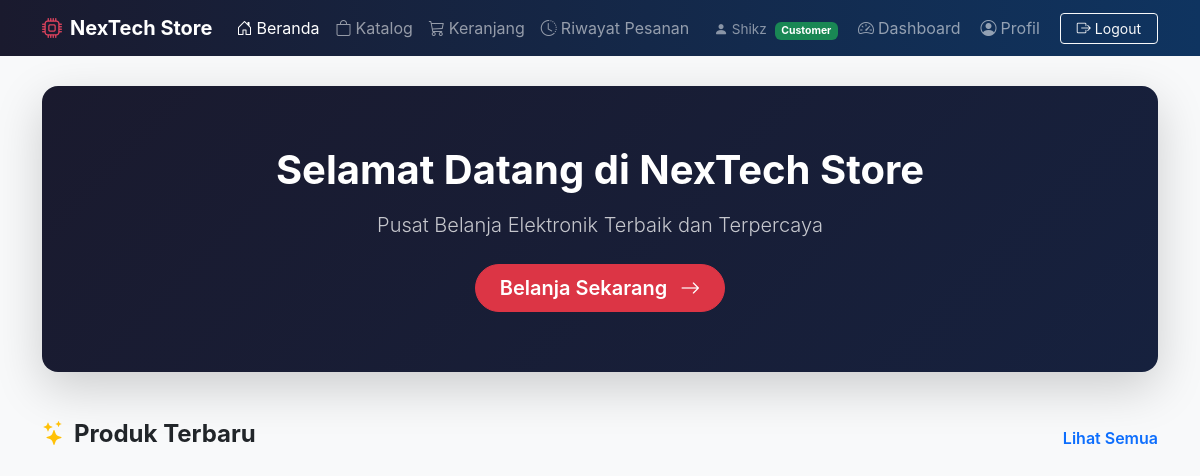
Page /app/views/customer/home.php (signed in) on the earlier database version.
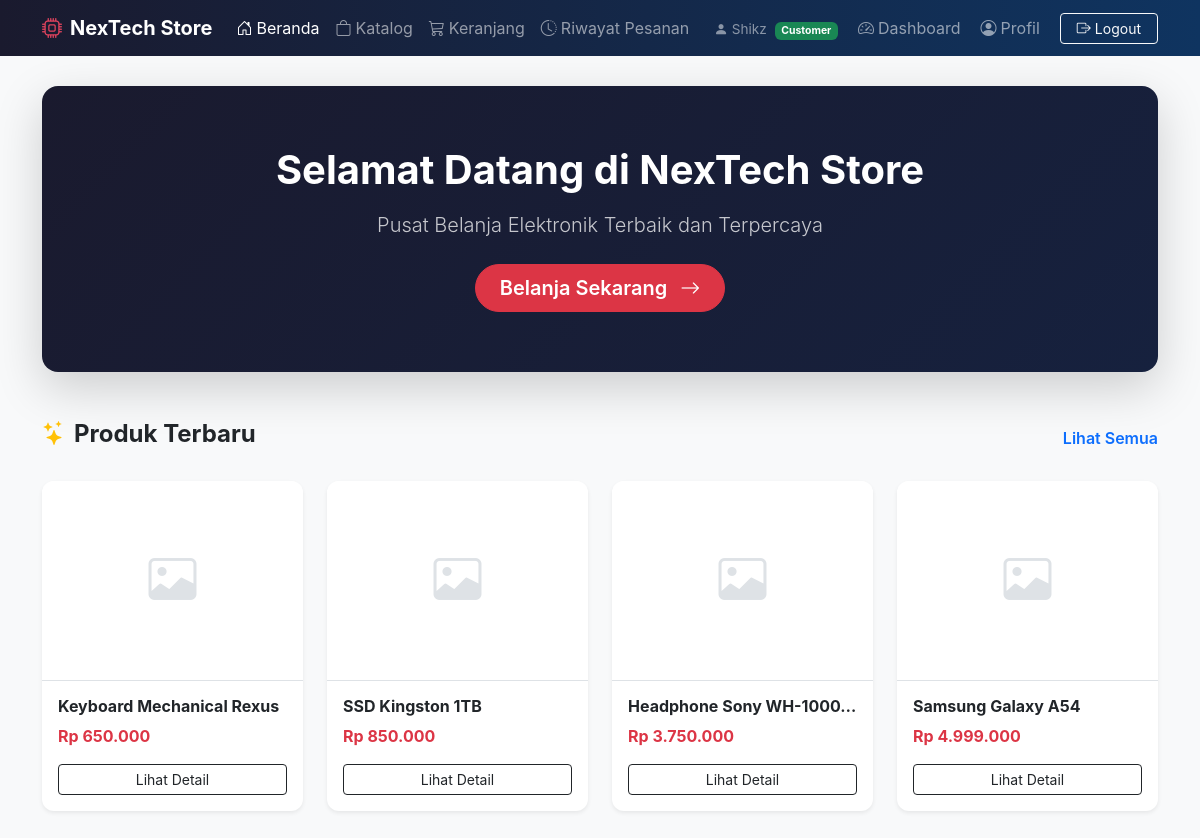
Same page on the later database version.
### tables this page shows
CREATE TABLE `products` (
  `id` int(11) NOT NULL,
  `nama` varchar(200) NOT NULL,
  `harga` decimal(15,2) NOT NULL DEFAULT 0.00,
  `stok` int(11) NOT NULL DEFAULT 0,
  `deskripsi` text DEFAULT NULL,
  `gambar` varchar(255) DEFAULT NULL,
  `created_at` timestamp NOT NULL DEFAULT current_timestamp()
);

### app/core/Database.php (called while the page is built, shortened)
<?php
class Database
{
    private $host = "localhost";
    private $dbname = "nextech_store";
    private $username = "root";
    private $password = "";
    public function __construct()
    {
        try {
            $this->conn = new PDO(
                "mysql:host={$this->host};dbname={$this->dbname};charset=utf8",
                $this->username,
                $this->password
            );
        } catch (PDOException $e) {
            die("Koneksi database gagal : " . $e->getMessage());
        }
    }
}

### app/models/ProductModel.php (called while the page is built, shortened)
<?php
class ProductModel extends Model
{
    public function getAllProducts($search = '', $limit = null, $offset = 0)
    {
        $db = $this->getConnection();
        $sql = "SELECT * FROM products";
        $params = [];
        $sql .= " ORDER BY id DESC";
        if ($limit !== null) {
            $sql .= " LIMIT ? OFFSET ?";
            $stmt = $db->prepare($sql);
            $i = 1;
            $stmt->bindValue($i++, (int)$limit, PDO::PARAM_INT);
            $stmt->bindValue($i++, (int)$offset, PDO::PARAM_INT);
            $stmt->execute();
            return $stmt->fetchAll(PDO::FETCH_ASSOC);
        } else {
            $stmt = $db->prepare($sql);
            $stmt->execute($params);
            return $stmt->fetchAll(PDO::FETCH_ASSOC);
        }
    }
}

### app/controllers/CustomerController.php (called while the page is built, shortened)
<?php
require_once __DIR__ . '/../models/ProductModel.php';
class CustomerController extends Controller
{
    private $productModel;
    public function __construct()
    {
        $this->productModel = new ProductModel();
    }
    public function home()
    {
        $recentProducts = $this->productModel->getAllProducts('', 4, 0);
        return [
            'recentProducts' => $recentProducts
        ];
    }
}

### app/views/customer/home.php (the view, shortened to what this page needs)
<?php
require_once '../../controllers/CustomerController.php';
$controller = new CustomerController();
$viewData = $controller->home();
$recentProducts = $viewData['recentProducts'];
?>
<!DOCTYPE html>
<html lang="id">
<head>
    <link href="https://cdn.jsdelivr.net/npm/bootstrap@5.3.3/dist/css/bootstrap.min.css" rel="stylesheet">
    <link rel="stylesheet" href="https://cdn.jsdelivr.net/npm/bootstrap-icons@1.11.3/font/bootstrap-icons.min.css">
</head>
<body>
    <?php require_once "../layout/navbar.php"; ?>
    <div class="container pb-5">
        <div class="hero-section text-center shadow-lg">
            <h1 class="fw-bold mb-3">Selamat Datang di NexTech Store</h1>
            <p class="lead mb-4 opacity-75">Pusat Belanja Elektronik Terbaik dan Terpercaya</p>
            <a href="catalog.php" class="btn btn-danger btn-lg px-4 rounded-pill fw-semibold">Belanja Sekarang <i class="bi bi-arrow-right ms-2"></i></a>
        </div>
        <div class="mt-5">
            <div class="d-flex justify-content-between align-items-center mb-4">
                <h4 class="fw-bold text-dark"><i class="bi bi-stars text-warning me-2"></i>Produk Terbaru</h4>
                <a href="catalog.php" class="text-decoration-none fw-semibold">Lihat Semua</a>
            </div>
            <div class="row g-4">
                <?php foreach ($recentProducts as $product): ?>
                    <div class="col-md-3">
                        <div class="card product-card shadow-sm">
                            <div class="product-img-wrapper border-bottom">
                                <?php if (!empty($product['gambar']) && file_exists(__DIR__ . '/../../../public/uploads/' . $product['gambar'])): ?>
                                    <img src="../../../public/uploads/<?= htmlspecialchars($product['gambar']) ?>" alt="<?= htmlspecialchars($product['nama']) ?>" class="product-img">
                                <?php else: ?>
                                    <i class="bi bi-image placeholder-img"></i>
                                <?php endif; ?>
                            </div>
                            <div class="card-body d-flex flex-column">
                                <h6 class="card-title fw-bold text-truncate" title="<?= htmlspecialchars($product['nama']) ?>"><?= htmlspecialchars($product['nama']) ?></h6>
                                <p class="text-danger fw-bold mb-3">Rp <?= number_format($product['harga'], 0, ',', '.') ?></p>
                                <a href="detail.php?id=<?= $product['id'] ?>" class="btn btn-outline-dark w-100 mt-auto btn-sm">Lihat Detail</a>
                            </div>
                        </div>
                    </div>
                <?php endforeach; ?>
            </div>
        </div>
    </div>
</body>
</html>

Differences in the rows shown:
added products: nama "Keyboard Mechanical Rexus", harga "650.000"
added products: nama "SSD Kingston 1TB", harga "850.000"
added products: nama "Headphone Sony WH-1000…", harga "3.750.000"
added products: nama "Samsung Galaxy A54", harga "4.999.000"
